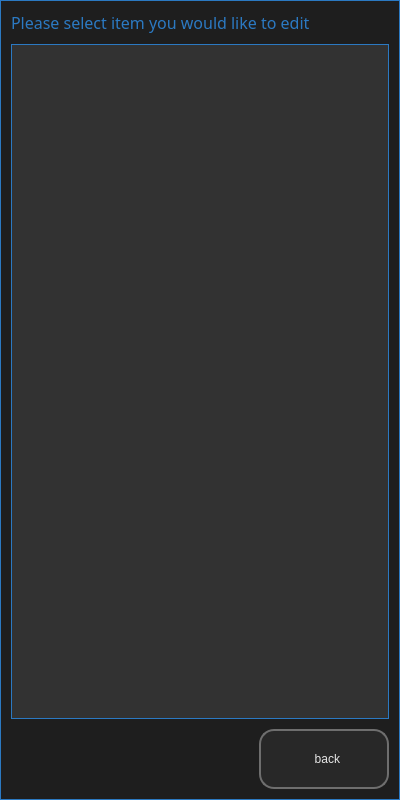
<?xml version="1.0" encoding="UTF-8"?>
<ui version="4.0">
 <class>Dialog</class>
 <widget class="QDialog" name="Dialog">
  <property name="geometry">
   <rect>
    <x>0</x>
    <y>0</y>
    <width>400</width>
    <height>800</height>
   </rect>
  </property>
  <property name="sizePolicy">
   <sizepolicy hsizetype="Preferred" vsizetype="Preferred">
    <horstretch>0</horstretch>
    <verstretch>0</verstretch>
   </sizepolicy>
  </property>
  <property name="minimumSize">
   <size>
    <width>400</width>
    <height>800</height>
   </size>
  </property>
  <property name="maximumSize">
   <size>
    <width>400</width>
    <height>800</height>
   </size>
  </property>
  <property name="windowTitle">
   <string>Add Item to Backup List</string>
  </property>
  <property name="styleSheet">
   <string notr="true">*{
background-color: rgb(30, 30, 30);
font: 16pt &quot;Lexend Light&quot;;
border: 1px solid;
color: rgb(230, 230, 230);
border-color: #2B79C2;
}
QLabel{
font: 12pt &quot;Lexend Light&quot;;
color: #2B79C2;
border: no
}
QLineEdit{
background-color: rgb(30, 30, 30);
}

QPushButton {
border: 2px solid;
color: rgb(230, 230, 230);
border-color: rgb(110, 110, 110);
border-radius: 15px;
background-color: rgba(60,60, 60, 80);
}

QPushButton:hover {
color: #2B79C2;
border: 3px solid;
background-color: rgba(30, 30, 30, 180);
border-color: rgb(150,150, 150);
}

QPushButton:pressed {
color: rgb(30, 30, 30);
border: 2px solid;
background-color: #2B79C2;
border-color: rgb(230, 230, 230);
}
QRadioButton {
border: no
}</string>
  </property>
  <layout class="QVBoxLayout" name="verticalLayout">
   <property name="spacing">
    <number>10</number>
   </property>
   <item>
    <widget class="QLabel" name="info">
     <property name="font">
      <font>
       <family>Lexend Light</family>
       <pointsize>12</pointsize>
       <italic>false</italic>
       <bold>false</bold>
      </font>
     </property>
     <property name="styleSheet">
      <string notr="true"/>
     </property>
     <property name="text">
      <string>Please select item you would like to edit</string>
     </property>
    </widget>
   </item>
   <item>
    <widget class="QListWidget" name="backup_lists">
     <property name="minimumSize">
      <size>
       <width>0</width>
       <height>480</height>
      </size>
     </property>
     <property name="styleSheet">
      <string notr="true">background-color: rgb(50, 50,50);
color: rgb(230, 230, 230);
font: 300 16pt &quot;Lexend Light&quot;;</string>
     </property>
    </widget>
   </item>
   <item>
    <layout class="QHBoxLayout" name="horizontalLayout">
     <item>
      <spacer name="horizontalSpacer_3">
       <property name="orientation">
        <enum>Qt::Horizontal</enum>
       </property>
       <property name="sizeHint" stdset="0">
        <size>
         <width>40</width>
         <height>20</height>
        </size>
       </property>
      </spacer>
     </item>
     <item>
      <widget class="QPushButton" name="ok">
       <property name="sizePolicy">
        <sizepolicy hsizetype="Fixed" vsizetype="Fixed">
         <horstretch>0</horstretch>
         <verstretch>0</verstretch>
        </sizepolicy>
       </property>
       <property name="minimumSize">
        <size>
         <width>130</width>
         <height>60</height>
        </size>
       </property>
       <property name="maximumSize">
        <size>
         <width>130</width>
         <height>60</height>
        </size>
       </property>
       <property name="text">
        <string>  back</string>
       </property>
       <property name="icon">
        <iconset resource="dop_win_rc.qrc">
         <normaloff>:/icon/icons/GREY/main_menu.svg</normaloff>:/icon/icons/GREY/main_menu.svg</iconset>
       </property>
       <property name="iconSize">
        <size>
         <width>50</width>
         <height>50</height>
        </size>
       </property>
      </widget>
     </item>
    </layout>
   </item>
  </layout>
 </widget>
 <resources>
  <include location="dop_win_rc.qrc"/>
 </resources>
 <connections/>
</ui>
